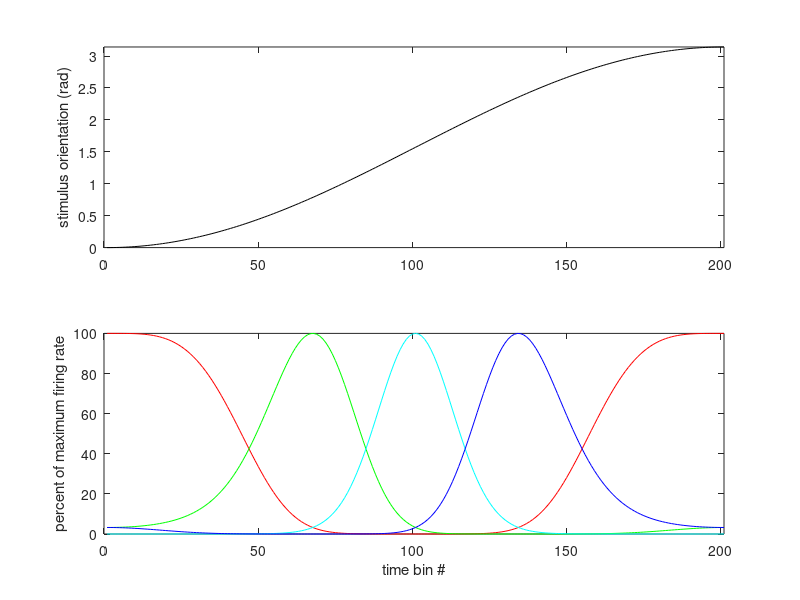

The MATLAB script that drew this image:
function OrientedBar()
% Models a population of neurons that respond to oriented bars. 
% Simulates data, calculates the response of neurons with different
% preferred orientations, makes a raster plot. No inputs or outputs. Uses
% raster.m from NS Bootcamp files and the helper functions in this file.
%
% 9/16/2015 KD

data=makeData(); % generate input data
prefs=0:pi/4:3*pi/4; % generate a set of preferred orientations
m=100; % max firing rate
s=0.3; % std. dev. for the gaussian tuning curves

pop=zeros(length(prefs),length(data)); % initialize matrix to hold responses
% compute the firing rates for each of the preferred orientations
for i=1:length(prefs)
    pop(i,:)=orientedNeuron(prefs(i),data,m,s);   
end

if length(prefs)==4 % if there's 4 neurons in the pop, use basic plot below
    plot4Neur(data,pop)
end

end


function firingRates=orientedNeuron(pref,stim,m,s)
% Models a single neuron with Gaussian tuning curve
% INPUTS: pref - the preferred orientation of the neuron,
%                given as a number in [0, pi]
%         stim - the stimulus, ie a moving oriented bar,
%         m,s  - mean and std dev to use in Gaussian
%                given as vector of orientations over time (in [0,pi])
% RETURNS: firingRates - the response of a neuron, as a vector of firing
%                        rates over time

n=size(stim,2); % how many columns in stim? these are our time bins
firingRates=zeros(1,n); % initialize FR

% calculate alternate pref for wrapping around [0 pi]
if pref < (pi/2)
    altpref=pref+pi;
else
    altpref=pref-pi;
end

for i=1:n % for each time point
    % compute difference between stimulus and preferred orientation,
    % accounting for the fact that 0 and pi are the same orientation
    diff=min(abs(pref-stim(i)),abs(altpref-stim(i)));
    firingRates(i)=gaussTuning(diff,m,s); % compute FR
end

end

function y=gaussTuning(x,m,s)
y=m*exp(-1*(x^2)/(2*s^2)); % from the wikipedia page for gaussian function
end

function data=makeData()
steps=-1*pi/2:pi/200:pi/2; % make a bunch of tiny steps over one cycle of sine
data=(pi/2)*sin(steps)+(pi/2); % scale so it fits in [0 pi]

% note there's no reason why your input should be sine shaped and not
% linear, I just thought that might be more interesting. I think it works
% out to be a bar that is rotating at a non-constant speed this way.
end

function plot4Neur(data,pop)
% plot the population response
figure(10) % maybe you're doing other stuff in figures 1-9 so leave them alone
clf % clear anything that's already there
hold on % draw everything in this figure

x=1:length(data); % this is just index numbers for our data

subplot(2,1,1) % plot the stimulus up top
plot(x,data,'k') % plot stimulus in black
ylim([0 pi])
xlim([0 201])
ylabel('stimulus orientation (rad)')

subplot(2,1,2) % plot the neurons on the bottom in different colors
plot(x,pop(1,:),'r',x,pop(2,:),'g',x,pop(3,:),'c',x,pop(4,:),'b')
xlim([0 201])
ylabel('percent of maximum firing rate')
xlabel('time bin #')

end
